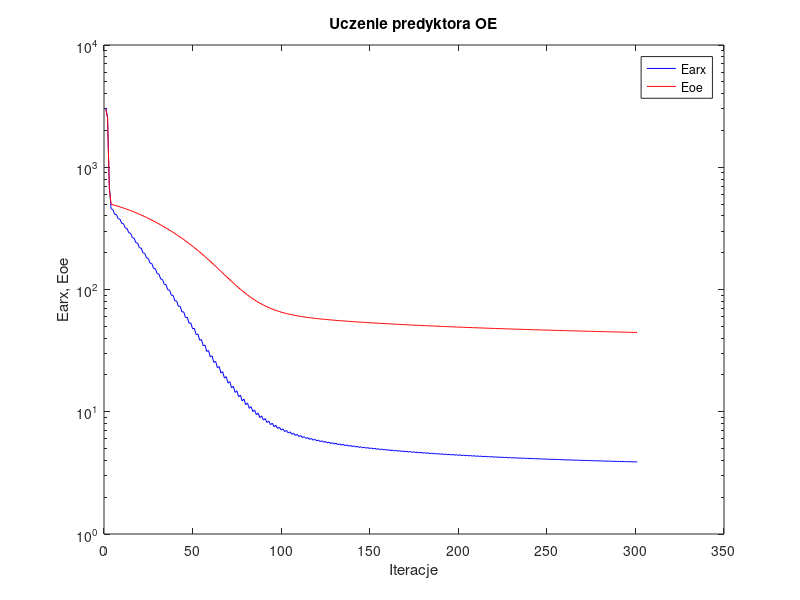
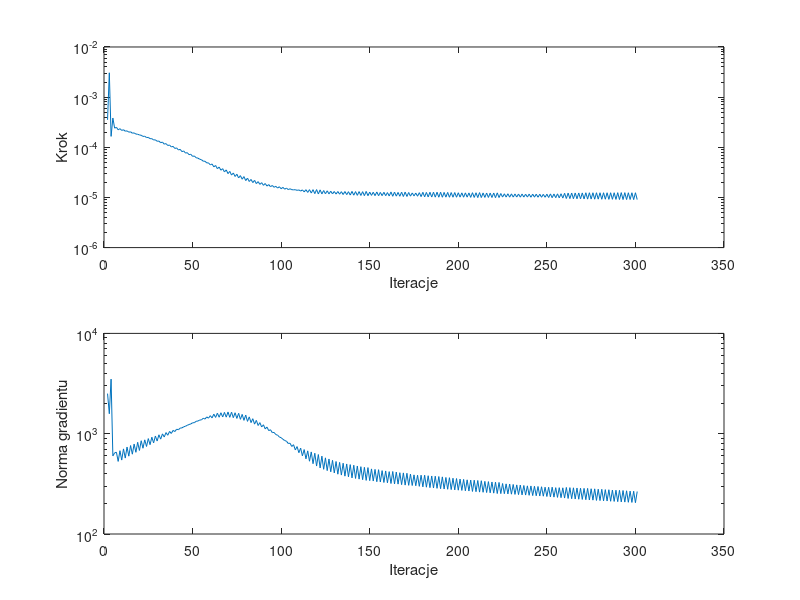

MATLAB code for these plots, in order:
%uczenie predyktora oe
clear all;
n=0; farx(n+1)=3.048261e+003; foe(n+1)=2.980532e+003; wspucz(n+1)=0.000000e+000; ng(n+1)=0.000000e+000;
n=1; farx(n+1)=2.568953e+003; foe(n+1)=2.533841e+003; krok(n+1)=3.529670e-004; ng(n+1)=2.510241e+003;
n=2; farx(n+1)=7.009735e+002; foe(n+1)=6.668930e+002; krok(n+1)=3.059399e-003; ng(n+1)=1.580984e+003;
n=3; farx(n+1)=4.568670e+002; foe(n+1)=4.996282e+002; krok(n+1)=1.650796e-004; ng(n+1)=3.499562e+003;
n=4; farx(n+1)=4.509613e+002; foe(n+1)=4.936871e+002; krok(n+1)=3.832041e-004; ng(n+1)=6.009166e+002;
n=5; farx(n+1)=4.121313e+002; foe(n+1)=4.881825e+002; krok(n+1)=2.410356e-004; ng(n+1)=6.439071e+002;
n=6; farx(n+1)=4.104229e+002; foe(n+1)=4.835841e+002; krok(n+1)=2.502991e-004; ng(n+1)=6.540512e+002;
n=7; farx(n+1)=3.791897e+002; foe(n+1)=4.787153e+002; krok(n+1)=2.232764e-004; ng(n+1)=5.294637e+002;
n=8; farx(n+1)=3.766984e+002; foe(n+1)=4.739164e+002; krok(n+1)=2.353374e-004; ng(n+1)=6.770603e+002;
n=9; farx(n+1)=3.477899e+002; foe(n+1)=4.688205e+002; krok(n+1)=2.169204e-004; ng(n+1)=5.457872e+002;
n=10; farx(n+1)=3.453029e+002; foe(n+1)=4.637881e+002; krok(n+1)=2.238651e-004; ng(n+1)=7.055676e+002;
n=11; farx(n+1)=3.183075e+002; foe(n+1)=4.584514e+002; krok(n+1)=2.093566e-004; ng(n+1)=5.713341e+002;
n=12; farx(n+1)=3.159439e+002; foe(n+1)=4.531919e+002; krok(n+1)=2.125074e-004; ng(n+1)=7.360942e+002;
n=13; farx(n+1)=2.909163e+002; foe(n+1)=4.476249e+002; krok(n+1)=2.002959e-004; ng(n+1)=5.972582e+002;
n=14; farx(n+1)=2.885675e+002; foe(n+1)=4.421448e+002; krok(n+1)=2.034749e-004; ng(n+1)=7.619790e+002;
n=15; farx(n+1)=2.653908e+002; foe(n+1)=4.363646e+002; krok(n+1)=1.910401e-004; ng(n+1)=6.248277e+002;
n=16; farx(n+1)=2.631334e+002; foe(n+1)=4.306863e+002; krok(n+1)=1.935432e-004; ng(n+1)=7.886180e+002;
n=17; farx(n+1)=2.416072e+002; foe(n+1)=4.247224e+002; krok(n+1)=1.837225e-004; ng(n+1)=6.524047e+002;
n=18; farx(n+1)=2.396158e+002; foe(n+1)=4.188803e+002; krok(n+1)=1.818449e-004; ng(n+1)=8.208125e+002;
n=19; farx(n+1)=2.196989e+002; foe(n+1)=4.127651e+002; krok(n+1)=1.764835e-004; ng(n+1)=6.805832e+002;
n=20; farx(n+1)=2.179606e+002; foe(n+1)=4.067870e+002; krok(n+1)=1.733806e-004; ng(n+1)=8.510963e+002;
n=21; farx(n+1)=1.997416e+002; foe(n+1)=4.005450e+002; krok(n+1)=1.648234e-004; ng(n+1)=7.161690e+002;
n=22; farx(n+1)=1.980205e+002; foe(n+1)=3.944479e+002; krok(n+1)=1.662532e-004; ng(n+1)=8.683300e+002;
n=23; farx(n+1)=1.812604e+002; foe(n+1)=3.881178e+002; krok(n+1)=1.563635e-004; ng(n+1)=7.459742e+002;
n=24; farx(n+1)=1.797419e+002; foe(n+1)=3.819418e+002; krok(n+1)=1.574580e-004; ng(n+1)=8.937013e+002;
n=25; farx(n+1)=1.642833e+002; foe(n+1)=3.755535e+002; krok(n+1)=1.486449e-004; ng(n+1)=7.773987e+002;
n=26; farx(n+1)=1.630291e+002; foe(n+1)=3.693302e+002; krok(n+1)=1.485328e-004; ng(n+1)=9.227840e+002;
n=27; farx(n+1)=1.488262e+002; foe(n+1)=3.629083e+002; krok(n+1)=1.401071e-004; ng(n+1)=8.095009e+002;
n=28; farx(n+1)=1.477627e+002; foe(n+1)=3.566547e+002; krok(n+1)=1.408798e-004; ng(n+1)=9.482295e+002;
n=29; farx(n+1)=1.346884e+002; foe(n+1)=3.502195e+002; krok(n+1)=1.319203e-004; ng(n+1)=8.452819e+002;
n=30; farx(n+1)=1.338352e+002; foe(n+1)=3.439563e+002; krok(n+1)=1.330707e-004; ng(n+1)=9.751860e+002;
n=31; farx(n+1)=1.218602e+002; foe(n+1)=3.375241e+002; krok(n+1)=1.231773e-004; ng(n+1)=8.829131e+002;
n=32; farx(n+1)=1.211380e+002; foe(n+1)=3.312561e+002; krok(n+1)=1.270135e-004; ng(n+1)=9.963718e+002;
n=33; farx(n+1)=1.100729e+002; foe(n+1)=3.248343e+002; krok(n+1)=1.154043e-004; ng(n+1)=9.264075e+002;
n=34; farx(n+1)=1.095628e+002; foe(n+1)=3.185854e+002; krok(n+1)=1.185248e-004; ng(n+1)=1.025931e+003;
n=35; farx(n+1)=9.937713e+001; foe(n+1)=3.121927e+002; krok(n+1)=1.085565e-004; ng(n+1)=9.650225e+002;
n=36; farx(n+1)=9.903501e+001; foe(n+1)=3.059662e+002; krok(n+1)=1.110172e-004; ng(n+1)=1.053412e+003;
n=37; farx(n+1)=8.966740e+001; foe(n+1)=2.996069e+002; krok(n+1)=1.015140e-004; ng(n+1)=1.005503e+003;
n=38; farx(n+1)=8.946494e+001; foe(n+1)=2.934060e+002; krok(n+1)=1.043938e-004; ng(n+1)=1.079422e+003;
n=39; farx(n+1)=8.081832e+001; foe(n+1)=2.870824e+002; krok(n+1)=9.476985e-005; ng(n+1)=1.050464e+003;
n=40; farx(n+1)=8.076575e+001; foe(n+1)=2.809178e+002; krok(n+1)=9.729960e-005; ng(n+1)=1.109020e+003;
n=41; farx(n+1)=7.280431e+001; foe(n+1)=2.746384e+002; krok(n+1)=8.835935e-005; ng(n+1)=1.095079e+003;
n=42; farx(n+1)=7.287379e+001; foe(n+1)=2.685132e+002; krok(n+1)=9.108681e-005; ng(n+1)=1.136980e+003;
n=43; farx(n+1)=6.554247e+001; foe(n+1)=2.622810e+002; krok(n+1)=8.190066e-005; ng(n+1)=1.143319e+003;
n=44; farx(n+1)=6.570535e+001; foe(n+1)=2.562018e+002; krok(n+1)=8.459568e-005; ng(n+1)=1.171708e+003;
n=45; farx(n+1)=5.894873e+001; foe(n+1)=2.500324e+002; krok(n+1)=7.657542e-005; ng(n+1)=1.187321e+003;
n=46; farx(n+1)=5.921915e+001; foe(n+1)=2.440154e+002; krok(n+1)=7.818173e-005; ng(n+1)=1.212322e+003;
n=47; farx(n+1)=5.300108e+001; foe(n+1)=2.379180e+002; krok(n+1)=7.131570e-005; ng(n+1)=1.234241e+003;
n=48; farx(n+1)=5.336006e+001; foe(n+1)=2.319737e+002; krok(n+1)=7.250882e-005; ng(n+1)=1.251778e+003;
n=49; farx(n+1)=4.764901e+001; foe(n+1)=2.259599e+002; krok(n+1)=6.596475e-005; ng(n+1)=1.284326e+003;
n=50; farx(n+1)=4.806334e+001; foe(n+1)=2.201011e+002; krok(n+1)=6.703667e-005; ng(n+1)=1.288128e+003;
n=51; farx(n+1)=4.277969e+001; foe(n+1)=2.141914e+002; krok(n+1)=6.197037e-005; ng(n+1)=1.328636e+003;
n=52; farx(n+1)=4.328941e+001; foe(n+1)=2.084496e+002; krok(n+1)=6.079792e-005; ng(n+1)=1.337678e+003;
n=53; farx(n+1)=3.845251e+001; foe(n+1)=2.026641e+002; krok(n+1)=5.788477e-005; ng(n+1)=1.366318e+003;
n=54; farx(n+1)=3.901665e+001; foe(n+1)=1.970501e+002; krok(n+1)=5.658127e-005; ng(n+1)=1.374596e+003;
n=55; farx(n+1)=3.460257e+001; foe(n+1)=1.914061e+002; krok(n+1)=5.285018e-005; ng(n+1)=1.424521e+003;
n=56; farx(n+1)=3.517004e+001; foe(n+1)=1.859368e+002; krok(n+1)=5.270595e-005; ng(n+1)=1.399538e+003;
n=57; farx(n+1)=3.113978e+001; foe(n+1)=1.804614e+002; krok(n+1)=4.886623e-005; ng(n+1)=1.469716e+003;
n=58; farx(n+1)=3.172701e+001; foe(n+1)=1.751665e+002; krok(n+1)=4.888219e-005; ng(n+1)=1.427735e+003;
n=59; farx(n+1)=2.808630e+001; foe(n+1)=1.698844e+002; krok(n+1)=4.461789e-005; ng(n+1)=1.512976e+003;
n=60; farx(n+1)=2.865877e+001; foe(n+1)=1.647765e+002; krok(n+1)=4.645269e-005; ng(n+1)=1.437314e+003;
n=61; farx(n+1)=2.533723e+001; foe(n+1)=1.597036e+002; krok(n+1)=4.073849e-005; ng(n+1)=1.566497e+003;
n=62; farx(n+1)=2.591129e+001; foe(n+1)=1.548179e+002; krok(n+1)=4.334515e-005; ng(n+1)=1.452944e+003;
n=63; farx(n+1)=2.290388e+001; foe(n+1)=1.499843e+002; krok(n+1)=3.743832e-005; ng(n+1)=1.601188e+003;
n=64; farx(n+1)=2.345830e+001; foe(n+1)=1.453396e+002; krok(n+1)=4.033419e-005; ng(n+1)=1.459218e+003;
n=65; farx(n+1)=2.073695e+001; foe(n+1)=1.407740e+002; krok(n+1)=3.488004e-005; ng(n+1)=1.617531e+003;
n=66; farx(n+1)=2.128652e+001; foe(n+1)=1.363988e+002; krok(n+1)=3.746225e-005; ng(n+1)=1.468404e+003;
n=67; farx(n+1)=1.884051e+001; foe(n+1)=1.321156e+002; krok(n+1)=3.223481e-005; ng(n+1)=1.630292e+003;
n=68; farx(n+1)=1.936913e+001; foe(n+1)=1.280157e+002; krok(n+1)=3.542617e-005; ng(n+1)=1.462467e+003;
n=69; farx(n+1)=1.715673e+001; foe(n+1)=1.240212e+002; krok(n+1)=2.983290e-005; ng(n+1)=1.645184e+003;
n=70; farx(n+1)=1.766870e+001; foe(n+1)=1.202172e+002; krok(n+1)=3.307838e-005; ng(n+1)=1.456274e+003;
n=71; farx(n+1)=1.567637e+001; foe(n+1)=1.165279e+002; krok(n+1)=2.790955e-005; ng(n+1)=1.639324e+003;
n=72; farx(n+1)=1.616818e+001; foe(n+1)=1.130279e+002; krok(n+1)=3.076170e-005; ng(n+1)=1.444476e+003;
n=73; farx(n+1)=1.438811e+001; foe(n+1)=1.096503e+002; krok(n+1)=2.617217e-005; ng(n+1)=1.617575e+003;
n=74; farx(n+1)=1.485432e+001; foe(n+1)=1.064499e+002; krok(n+1)=2.902993e-005; ng(n+1)=1.420114e+003;
n=75; farx(n+1)=1.325892e+001; foe(n+1)=1.033759e+002; krok(n+1)=2.450546e-005; ng(n+1)=1.596973e+003;
n=76; farx(n+1)=1.369722e+001; foe(n+1)=1.004734e+002; krok(n+1)=2.722830e-005; ng(n+1)=1.390953e+003;
n=77; farx(n+1)=1.227653e+001; foe(n+1)=9.770082e+001; krok(n+1)=2.310648e-005; ng(n+1)=1.558599e+003;
n=78; farx(n+1)=1.269278e+001; foe(n+1)=9.508605e+001; krok(n+1)=2.605170e-005; ng(n+1)=1.358525e+003;
n=79; farx(n+1)=1.141361e+001; foe(n+1)=9.259258e+001; krok(n+1)=2.167257e-005; ng(n+1)=1.533615e+003;
n=80; farx(n+1)=1.180156e+001; foe(n+1)=9.025742e+001; krok(n+1)=2.428432e-005; ng(n+1)=1.326993e+003;
n=81; farx(n+1)=1.066590e+001; foe(n+1)=8.804296e+001; krok(n+1)=2.077412e-005; ng(n+1)=1.471016e+003;
n=82; farx(n+1)=1.102720e+001; foe(n+1)=8.596914e+001; krok(n+1)=2.286087e-005; ng(n+1)=1.289854e+003;
n=83; farx(n+1)=1.002118e+001; foe(n+1)=8.401007e+001; krok(n+1)=1.977673e-005; ng(n+1)=1.411056e+003;
n=84; farx(n+1)=1.035487e+001; foe(n+1)=8.217523e+001; krok(n+1)=2.190777e-005; ng(n+1)=1.245537e+003;
n=85; farx(n+1)=9.454284e+000; foe(n+1)=8.044742e+001; krok(n+1)=1.886606e-005; ng(n+1)=1.357946e+003;
n=86; farx(n+1)=9.763882e+000; foe(n+1)=7.883545e+001; krok(n+1)=2.067984e-005; ng(n+1)=1.207414e+003;
n=87; farx(n+1)=8.961724e+000; foe(n+1)=7.732119e+001; krok(n+1)=1.821554e-005; ng(n+1)=1.289825e+003;
n=88; farx(n+1)=9.250355e+000; foe(n+1)=7.591009e+001; krok(n+1)=1.969916e-005; ng(n+1)=1.166482e+003;
n=89; farx(n+1)=8.536747e+000; foe(n+1)=7.458558e+001; krok(n+1)=1.744002e-005; ng(n+1)=1.227295e+003;
n=90; farx(n+1)=8.801123e+000; foe(n+1)=7.335209e+001; krok(n+1)=1.895309e-005; ng(n+1)=1.116129e+003;
n=91; farx(n+1)=8.161831e+000; foe(n+1)=7.219638e+001; krok(n+1)=1.684728e-005; ng(n+1)=1.164215e+003;
n=92; farx(n+1)=8.406025e+000; foe(n+1)=7.112204e+001; krok(n+1)=1.804864e-005; ng(n+1)=1.072664e+003;
n=93; farx(n+1)=7.835924e+000; foe(n+1)=7.011602e+001; krok(n+1)=1.635753e-005; ng(n+1)=1.095287e+003;
n=94; farx(n+1)=8.060016e+000; foe(n+1)=6.918043e+001; krok(n+1)=1.733605e-005; ng(n+1)=1.025009e+003;
n=95; farx(n+1)=7.549023e+000; foe(n+1)=6.830474e+001; krok(n+1)=1.592832e-005; ng(n+1)=1.029882e+003;
n=96; farx(n+1)=7.755839e+000; foe(n+1)=6.749025e+001; krok(n+1)=1.666809e-005; ng(n+1)=9.800122e+002;
n=97; farx(n+1)=7.300564e+000; foe(n+1)=6.672751e+001; krok(n+1)=1.539716e-005; ng(n+1)=9.669430e+002;
n=98; farx(n+1)=7.488783e+000; foe(n+1)=6.601665e+001; krok(n+1)=1.634484e-005; ng(n+1)=9.263216e+002;
n=99; farx(n+1)=7.078470e+000; foe(n+1)=6.535078e+001; krok(n+1)=1.490654e-005; ng(n+1)=9.121216e+002;
n=100; farx(n+1)=7.251089e+000; foe(n+1)=6.472983e+001; krok(n+1)=1.588017e-005; ng(n+1)=8.803363e+002;
n=101; farx(n+1)=6.879775e+000; foe(n+1)=6.414759e+001; krok(n+1)=1.460917e-005; ng(n+1)=8.549271e+002;
n=102; farx(n+1)=7.039603e+000; foe(n+1)=6.360403e+001; krok(n+1)=1.535224e-005; ng(n+1)=8.423262e+002;
n=103; farx(n+1)=6.703763e+000; foe(n+1)=6.309330e+001; krok(n+1)=1.433996e-005; ng(n+1)=7.990357e+002;
n=104; farx(n+1)=6.850920e+000; foe(n+1)=6.261541e+001; krok(n+1)=1.490654e-005; ng(n+1)=8.036884e+002;
n=105; farx(n+1)=6.542550e+000; foe(n+1)=6.216555e+001; krok(n+1)=1.430061e-005; ng(n+1)=7.458467e+002;
n=106; farx(n+1)=6.680548e+000; foe(n+1)=6.174375e+001; krok(n+1)=1.416371e-005; ng(n+1)=7.767999e+002;
n=107; farx(n+1)=6.400694e+000; foe(n+1)=6.134531e+001; krok(n+1)=1.428638e-005; ng(n+1)=6.892048e+002;
n=108; farx(n+1)=6.529576e+000; foe(n+1)=6.097063e+001; krok(n+1)=1.384395e-005; ng(n+1)=7.439077e+002;
n=109; farx(n+1)=6.271483e+000; foe(n+1)=6.061575e+001; krok(n+1)=1.414532e-005; ng(n+1)=6.464583e+002;
n=110; farx(n+1)=6.392136e+000; foe(n+1)=6.028085e+001; krok(n+1)=1.338683e-005; ng(n+1)=7.182739e+002;
n=111; farx(n+1)=6.154270e+000; foe(n+1)=5.996257e+001; krok(n+1)=1.414532e-005; ng(n+1)=6.017683e+002;
n=112; farx(n+1)=6.266811e+000; foe(n+1)=5.966125e+001; krok(n+1)=1.290553e-005; ng(n+1)=6.948305e+002;
n=113; farx(n+1)=6.046761e+000; foe(n+1)=5.937339e+001; krok(n+1)=1.428638e-005; ng(n+1)=5.617040e+002;
n=114; farx(n+1)=6.154010e+000; foe(n+1)=5.910027e+001; krok(n+1)=1.259797e-005; ng(n+1)=6.744808e+002;
n=115; farx(n+1)=5.947509e+000; foe(n+1)=5.883887e+001; krok(n+1)=1.430061e-005; ng(n+1)=5.316949e+002;
n=116; farx(n+1)=6.050223e+000; foe(n+1)=5.858924e+001; krok(n+1)=1.222055e-005; ng(n+1)=6.581229e+002;
n=117; farx(n+1)=5.857428e+000; foe(n+1)=5.834990e+001; krok(n+1)=1.430061e-005; ng(n+1)=5.022787e+002;
n=118; farx(n+1)=5.954518e+000; foe(n+1)=5.812059e+001; krok(n+1)=1.191521e-005; ng(n+1)=6.386921e+002;
n=119; farx(n+1)=5.774357e+000; foe(n+1)=5.789965e+001; krok(n+1)=1.433996e-005; ng(n+1)=4.759020e+002;
n=120; farx(n+1)=5.866741e+000; foe(n+1)=5.768773e+001; krok(n+1)=1.171829e-005; ng(n+1)=6.197954e+002;
n=121; farx(n+1)=5.698711e+000; foe(n+1)=5.748290e+001; krok(n+1)=1.416371e-005; ng(n+1)=4.557570e+002;
n=122; farx(n+1)=5.786707e+000; foe(n+1)=5.728640e+001; krok(n+1)=1.176389e-005; ng(n+1)=5.974654e+002;
n=123; farx(n+1)=5.629189e+000; foe(n+1)=5.709623e+001; krok(n+1)=1.373458e-005; ng(n+1)=4.417263e+002;
n=124; farx(n+1)=5.712261e+000; foe(n+1)=5.691307e+001; krok(n+1)=1.182351e-005; ng(n+1)=5.744986e+002;
n=125; farx(n+1)=5.562623e+000; foe(n+1)=5.673505e+001; krok(n+1)=1.355752e-005; ng(n+1)=4.285349e+002;
n=126; farx(n+1)=5.642868e+000; foe(n+1)=5.656277e+001; krok(n+1)=1.176389e-005; ng(n+1)=5.595583e+002;
n=127; farx(n+1)=5.501130e+000; foe(n+1)=5.639517e+001; krok(n+1)=1.331699e-005; ng(n+1)=4.169959e+002;
n=128; farx(n+1)=5.577942e+000; foe(n+1)=5.623254e+001; krok(n+1)=1.176389e-005; ng(n+1)=5.426914e+002;
n=129; farx(n+1)=5.443049e+000; foe(n+1)=5.607387e+001; krok(n+1)=1.313918e-005; ng(n+1)=4.061418e+002;
n=130; farx(n+1)=5.516627e+000; foe(n+1)=5.591952e+001; krok(n+1)=1.168144e-005; ng(n+1)=5.283157e+002;
n=131; farx(n+1)=5.387620e+000; foe(n+1)=5.576844e+001; krok(n+1)=1.312268e-005; ng(n+1)=3.947941e+002;
n=132; farx(n+1)=5.459306e+000; foe(n+1)=5.562118e+001; krok(n+1)=1.161317e-005; ng(n+1)=5.176699e+002;
n=133; farx(n+1)=5.335308e+000; foe(n+1)=5.547694e+001; krok(n+1)=1.302585e-005; ng(n+1)=3.869357e+002;
n=134; farx(n+1)=5.404415e+000; foe(n+1)=5.533594e+001; krok(n+1)=1.143043e-005; ng(n+1)=5.076799e+002;
n=135; farx(n+1)=5.285463e+000; foe(n+1)=5.519736e+001; krok(n+1)=1.312268e-005; ng(n+1)=3.774585e+002;
n=136; farx(n+1)=5.353343e+000; foe(n+1)=5.506184e+001; krok(n+1)=1.138585e-005; ng(n+1)=4.994088e+002;
n=137; farx(n+1)=5.238176e+000; foe(n+1)=5.492879e+001; krok(n+1)=1.302585e-005; ng(n+1)=3.714432e+002;
n=138; farx(n+1)=5.303726e+000; foe(n+1)=5.479816e+001; krok(n+1)=1.115447e-005; ng(n+1)=4.917874e+002;
n=139; farx(n+1)=5.193045e+000; foe(n+1)=5.466938e+001; krok(n+1)=1.319809e-005; ng(n+1)=3.624313e+002;
n=140; farx(n+1)=5.257467e+000; foe(n+1)=5.454314e+001; krok(n+1)=1.109569e-005; ng(n+1)=4.849013e+002;
n=141; farx(n+1)=5.150493e+000; foe(n+1)=5.441884e+001; krok(n+1)=1.308479e-005; ng(n+1)=3.580394e+002;
n=142; farx(n+1)=5.213003e+000; foe(n+1)=5.429673e+001; krok(n+1)=1.101046e-005; ng(n+1)=4.765579e+002;
n=143; farx(n+1)=5.109763e+000; foe(n+1)=5.417623e+001; krok(n+1)=1.308609e-005; ng(n+1)=3.524536e+002;
n=144; farx(n+1)=5.170724e+000; foe(n+1)=5.405788e+001; krok(n+1)=1.095389e-005; ng(n+1)=4.690579e+002;
n=145; farx(n+1)=5.070781e+000; foe(n+1)=5.394097e+001; krok(n+1)=1.304908e-005; ng(n+1)=3.477843e+002;
n=146; farx(n+1)=5.130044e+000; foe(n+1)=5.382607e+001; krok(n+1)=1.085468e-005; ng(n+1)=4.621155e+002;
n=147; farx(n+1)=5.032626e+000; foe(n+1)=5.371228e+001; krok(n+1)=1.318762e-005; ng(n+1)=3.424754e+002;
n=148; farx(n+1)=5.091863e+000; foe(n+1)=5.360027e+001; krok(n+1)=1.083629e-005; ng(n+1)=4.592379e+002;
n=149; farx(n+1)=4.998336e+000; foe(n+1)=5.349001e+001; krok(n+1)=1.277945e-005; ng(n+1)=3.404341e+002;
n=150; farx(n+1)=5.055063e+000; foe(n+1)=5.338155e+001; krok(n+1)=1.099167e-005; ng(n+1)=4.456804e+002;
n=151; farx(n+1)=4.963838e+000; foe(n+1)=5.327430e+001; krok(n+1)=1.270754e-005; ng(n+1)=3.373449e+002;
n=152; farx(n+1)=5.019079e+000; foe(n+1)=5.316857e+001; krok(n+1)=1.085468e-005; ng(n+1)=4.406382e+002;
n=153; farx(n+1)=4.930235e+000; foe(n+1)=5.306375e+001; krok(n+1)=1.285784e-005; ng(n+1)=3.321600e+002;
n=154; farx(n+1)=4.985215e+000; foe(n+1)=5.296044e+001; krok(n+1)=1.083629e-005; ng(n+1)=4.376872e+002;
n=155; farx(n+1)=4.899178e+000; foe(n+1)=5.285843e+001; krok(n+1)=1.259797e-005; ng(n+1)=3.300786e+002;
n=156; farx(n+1)=4.952117e+000; foe(n+1)=5.275786e+001; krok(n+1)=1.085468e-005; ng(n+1)=4.284658e+002;
n=157; farx(n+1)=4.868128e+000; foe(n+1)=5.265816e+001; krok(n+1)=1.266631e-005; ng(n+1)=3.263149e+002;
n=158; farx(n+1)=4.920634e+000; foe(n+1)=5.255979e+001; krok(n+1)=1.083629e-005; ng(n+1)=4.252984e+002;
n=159; farx(n+1)=4.838888e+000; foe(n+1)=5.246255e+001; krok(n+1)=1.249822e-005; ng(n+1)=3.241292e+002;
n=160; farx(n+1)=4.889268e+000; foe(n+1)=5.236654e+001; krok(n+1)=1.069939e-005; ng(n+1)=4.185740e+002;
n=161; farx(n+1)=4.809100e+000; foe(n+1)=5.227099e+001; krok(n+1)=1.285784e-005; ng(n+1)=3.187624e+002;
n=162; farx(n+1)=4.859605e+000; foe(n+1)=5.217666e+001; krok(n+1)=1.054828e-005; ng(n+1)=4.199393e+002;
n=163; farx(n+1)=4.781522e+000; foe(n+1)=5.208324e+001; krok(n+1)=1.278344e-005; ng(n+1)=3.160212e+002;
n=164; farx(n+1)=4.831250e+000; foe(n+1)=5.199102e+001; krok(n+1)=1.061240e-005; ng(n+1)=4.145321e+002;
n=165; farx(n+1)=4.755045e+000; foe(n+1)=5.189986e+001; krok(n+1)=1.259177e-005; ng(n+1)=3.143699e+002;
n=166; farx(n+1)=4.803156e+000; foe(n+1)=5.180972e+001; krok(n+1)=1.055114e-005; ng(n+1)=4.084204e+002;
n=167; farx(n+1)=4.728633e+000; foe(n+1)=5.172022e+001; krok(n+1)=1.274425e-005; ng(n+1)=3.104597e+002;
n=168; farx(n+1)=4.776087e+000; foe(n+1)=5.163178e+001; krok(n+1)=1.044207e-005; ng(n+1)=4.066268e+002;
n=169; farx(n+1)=4.703299e+000; foe(n+1)=5.154402e+001; krok(n+1)=1.278344e-005; ng(n+1)=3.073081e+002;
n=170; farx(n+1)=4.750247e+000; foe(n+1)=5.145732e+001; krok(n+1)=1.046074e-005; ng(n+1)=4.032611e+002;
n=171; farx(n+1)=4.679519e+000; foe(n+1)=5.137155e+001; krok(n+1)=1.254943e-005; ng(n+1)=3.056235e+002;
n=172; farx(n+1)=4.725403e+000; foe(n+1)=5.128686e+001; krok(n+1)=1.061240e-005; ng(n+1)=3.956093e+002;
n=173; farx(n+1)=4.656424e+000; foe(n+1)=5.120306e+001; krok(n+1)=1.229246e-005; ng(n+1)=3.044969e+002;
n=174; farx(n+1)=4.701152e+000; foe(n+1)=5.112023e+001; krok(n+1)=1.071362e-005; ng(n+1)=3.886263e+002;
n=175; farx(n+1)=4.633401e+000; foe(n+1)=5.103817e+001; krok(n+1)=1.222055e-005; ng(n+1)=3.027321e+002;
n=176; farx(n+1)=4.676953e+000; foe(n+1)=5.095692e+001; krok(n+1)=1.057446e-005; ng(n+1)=3.855046e+002;
n=177; farx(n+1)=4.610481e+000; foe(n+1)=5.087620e+001; krok(n+1)=1.245057e-005; ng(n+1)=2.987557e+002;
n=178; farx(n+1)=4.653477e+000; foe(n+1)=5.079627e+001; krok(n+1)=1.039083e-005; ng(n+1)=3.855191e+002;
n=179; farx(n+1)=4.588133e+000; foe(n+1)=5.071686e+001; krok(n+1)=1.265721e-005; ng(n+1)=2.952193e+002;
n=180; farx(n+1)=4.630930e+000; foe(n+1)=5.063818e+001; krok(n+1)=1.029142e-005; ng(n+1)=3.856253e+002;
n=181; farx(n+1)=4.567131e+000; foe(n+1)=5.056027e+001; krok(n+1)=1.259177e-005; ng(n+1)=2.929440e+002;
n=182; farx(n+1)=4.608760e+000; foe(n+1)=5.048314e+001; krok(n+1)=1.023989e-005; ng(n+1)=3.810972e+002;
n=183; farx(n+1)=4.546327e+000; foe(n+1)=5.040649e+001; krok(n+1)=1.268925e-005; ng(n+1)=2.898374e+002;
n=184; farx(n+1)=4.587335e+000; foe(n+1)=5.033070e+001; krok(n+1)=1.018440e-005; ng(n+1)=3.788359e+002;
n=185; farx(n+1)=4.526030e+000; foe(n+1)=5.025541e+001; krok(n+1)=1.272730e-005; ng(n+1)=2.874425e+002;
n=186; farx(n+1)=4.566508e+000; foe(n+1)=5.018091e+001; krok(n+1)=1.013760e-005; ng(n+1)=3.768366e+002;
n=187; farx(n+1)=4.506388e+000; foe(n+1)=5.010699e+001; krok(n+1)=1.271718e-005; ng(n+1)=2.852684e+002;
n=188; farx(n+1)=4.546186e+000; foe(n+1)=5.003379e+001; krok(n+1)=1.010255e-005; ng(n+1)=3.740160e+002;
n=189; farx(n+1)=4.487257e+000; foe(n+1)=4.996118e+001; krok(n+1)=1.271718e-005; ng(n+1)=2.830144e+002;
n=190; farx(n+1)=4.526476e+000; foe(n+1)=4.988926e+001; krok(n+1)=1.009346e-005; ng(n+1)=3.711671e+002;
n=191; farx(n+1)=4.468976e+000; foe(n+1)=4.981799e+001; krok(n+1)=1.259797e-005; ng(n+1)=2.811470e+002;
n=192; farx(n+1)=4.507292e+000; foe(n+1)=4.974750e+001; krok(n+1)=1.013760e-005; ng(n+1)=3.660174e+002;
n=193; farx(n+1)=4.450695e+000; foe(n+1)=4.967753e+001; krok(n+1)=1.259177e-005; ng(n+1)=2.793133e+002;
n=194; farx(n+1)=4.488518e+000; foe(n+1)=4.960818e+001; krok(n+1)=1.009346e-005; ng(n+1)=3.641485e+002;
n=195; farx(n+1)=4.433245e+000; foe(n+1)=4.953942e+001; krok(n+1)=1.251850e-005; ng(n+1)=2.772734e+002;
n=196; farx(n+1)=4.470199e+000; foe(n+1)=4.947138e+001; krok(n+1)=1.010485e-005; ng(n+1)=3.596964e+002;
n=197; farx(n+1)=4.415959e+000; foe(n+1)=4.940377e+001; krok(n+1)=1.251850e-005; ng(n+1)=2.751954e+002;
n=198; farx(n+1)=4.452427e+000; foe(n+1)=4.933686e+001; krok(n+1)=1.010255e-005; ng(n+1)=3.571486e+002;
n=199; farx(n+1)=4.399367e+000; foe(n+1)=4.927047e+001; krok(n+1)=1.240823e-005; ng(n+1)=2.735521e+002;
n=200; farx(n+1)=4.435128e+000; foe(n+1)=4.920479e+001; krok(n+1)=1.015216e-005; ng(n+1)=3.527621e+002;
n=201; farx(n+1)=4.382935e+000; foe(n+1)=4.913960e+001; krok(n+1)=1.235197e-005; ng(n+1)=2.720340e+002;
n=202; farx(n+1)=4.418045e+000; foe(n+1)=4.907500e+001; krok(n+1)=1.010485e-005; ng(n+1)=3.502152e+002;
n=203; farx(n+1)=4.367015e+000; foe(n+1)=4.901081e+001; krok(n+1)=1.234279e-005; ng(n+1)=2.697756e+002;
n=204; farx(n+1)=4.401560e+000; foe(n+1)=4.894732e+001; krok(n+1)=1.013760e-005; ng(n+1)=3.467296e+002;
n=205; farx(n+1)=4.351243e+000; foe(n+1)=4.888426e+001; krok(n+1)=1.231075e-005; ng(n+1)=2.683223e+002;
n=206; farx(n+1)=4.385127e+000; foe(n+1)=4.882174e+001; krok(n+1)=1.003721e-005; ng(n+1)=3.449650e+002;
n=207; farx(n+1)=4.335703e+000; foe(n+1)=4.875953e+001; krok(n+1)=1.244425e-005; ng(n+1)=2.656203e+002;
n=208; farx(n+1)=4.369337e+000; foe(n+1)=4.869791e+001; krok(n+1)=1.000667e-005; ng(n+1)=3.439450e+002;
n=209; farx(n+1)=4.320682e+000; foe(n+1)=4.863677e+001; krok(n+1)=1.240203e-005; ng(n+1)=2.641277e+002;
n=210; farx(n+1)=4.353663e+000; foe(n+1)=4.857610e+001; krok(n+1)=9.936047e-006; ng(n+1)=3.417067e+002;
n=211; farx(n+1)=4.305924e+000; foe(n+1)=4.851579e+001; krok(n+1)=1.248325e-005; ng(n+1)=2.616992e+002;
n=212; farx(n+1)=4.338646e+000; foe(n+1)=4.845603e+001; krok(n+1)=9.952471e-006; ng(n+1)=3.398871e+002;
n=213; farx(n+1)=4.291951e+000; foe(n+1)=4.839681e+001; krok(n+1)=1.229246e-005; ng(n+1)=2.606043e+002;
n=214; farx(n+1)=4.323886e+000; foe(n+1)=4.833817e+001; krok(n+1)=1.001618e-005; ng(n+1)=3.347890e+002;
n=215; farx(n+1)=4.277897e+000; foe(n+1)=4.827990e+001; krok(n+1)=1.226836e-005; ng(n+1)=2.590813e+002;
n=216; farx(n+1)=4.309432e+000; foe(n+1)=4.822213e+001; krok(n+1)=9.999543e-006; ng(n+1)=3.328239e+002;
n=217; farx(n+1)=4.264275e+000; foe(n+1)=4.816479e+001; krok(n+1)=1.221656e-005; ng(n+1)=2.575040e+002;
n=218; farx(n+1)=4.295194e+000; foe(n+1)=4.810793e+001; krok(n+1)=9.975945e-006; ng(n+1)=3.299093e+002;
n=219; farx(n+1)=4.250746e+000; foe(n+1)=4.805141e+001; krok(n+1)=1.226836e-005; ng(n+1)=2.555328e+002;
n=220; farx(n+1)=4.281159e+000; foe(n+1)=4.799535e+001; krok(n+1)=9.888364e-006; ng(n+1)=3.285324e+002;
n=221; farx(n+1)=4.237549e+000; foe(n+1)=4.793954e+001; krok(n+1)=1.234279e-005; ng(n+1)=2.532315e+002;
n=222; farx(n+1)=4.267845e+000; foe(n+1)=4.788429e+001; krok(n+1)=9.952471e-006; ng(n+1)=3.266504e+002;
n=223; farx(n+1)=4.225439e+000; foe(n+1)=4.782955e+001; krok(n+1)=1.197415e-005; ng(n+1)=2.527667e+002;
n=224; farx(n+1)=4.254855e+000; foe(n+1)=4.777545e+001; krok(n+1)=1.017255e-005; ng(n+1)=3.186434e+002;
n=225; farx(n+1)=4.212963e+000; foe(n+1)=4.772168e+001; krok(n+1)=1.182351e-005; ng(n+1)=2.523979e+002;
n=226; farx(n+1)=4.241901e+000; foe(n+1)=4.766838e+001; krok(n+1)=1.017076e-005; ng(n+1)=3.160194e+002;
n=227; farx(n+1)=4.200558e+000; foe(n+1)=4.761539e+001; krok(n+1)=1.184623e-005; ng(n+1)=2.509270e+002;
n=228; farx(n+1)=4.229214e+000; foe(n+1)=4.756281e+001; krok(n+1)=1.013046e-005; ng(n+1)=3.149302e+002;
n=229; farx(n+1)=4.188657e+000; foe(n+1)=4.751059e+001; krok(n+1)=1.178746e-005; ng(n+1)=2.495097e+002;
n=230; farx(n+1)=4.216819e+000; foe(n+1)=4.745881e+001; krok(n+1)=1.015759e-005; ng(n+1)=3.117714e+002;
n=231; farx(n+1)=4.176995e+000; foe(n+1)=4.740735e+001; krok(n+1)=1.171829e-005; ng(n+1)=2.482421e+002;
n=232; farx(n+1)=4.204682e+000; foe(n+1)=4.735635e+001; krok(n+1)=1.018462e-005; ng(n+1)=3.087076e+002;
n=233; farx(n+1)=4.165362e+000; foe(n+1)=4.730564e+001; krok(n+1)=1.171380e-005; ng(n+1)=2.470387e+002;
n=234; farx(n+1)=4.192716e+000; foe(n+1)=4.725531e+001; krok(n+1)=1.013760e-005; ng(n+1)=3.074215e+002;
n=235; farx(n+1)=4.154146e+000; foe(n+1)=4.720529e+001; krok(n+1)=1.168144e-005; ng(n+1)=2.455087e+002;
n=236; farx(n+1)=4.181087e+000; foe(n+1)=4.715570e+001; krok(n+1)=1.017255e-005; ng(n+1)=3.045379e+002;
n=237; farx(n+1)=4.143116e+000; foe(n+1)=4.710641e+001; krok(n+1)=1.161523e-005; ng(n+1)=2.445123e+002;
n=238; farx(n+1)=4.169618e+000; foe(n+1)=4.705752e+001; krok(n+1)=1.017076e-005; ng(n+1)=3.020330e+002;
n=239; farx(n+1)=4.132087e+000; foe(n+1)=4.700890e+001; krok(n+1)=1.165470e-005; ng(n+1)=2.431365e+002;
n=240; farx(n+1)=4.158328e+000; foe(n+1)=4.696062e+001; krok(n+1)=1.010255e-005; ng(n+1)=3.013950e+002;
n=241; farx(n+1)=4.121468e+000; foe(n+1)=4.691263e+001; krok(n+1)=1.164400e-005; ng(n+1)=2.415846e+002;
n=242; farx(n+1)=4.147375e+000; foe(n+1)=4.686502e+001; krok(n+1)=1.013046e-005; ng(n+1)=2.989872e+002;
n=243; farx(n+1)=4.110943e+000; foe(n+1)=4.681771e+001; krok(n+1)=1.161317e-005; ng(n+1)=2.406795e+002;
n=244; farx(n+1)=4.136536e+000; foe(n+1)=4.677071e+001; krok(n+1)=1.009346e-005; ng(n+1)=2.976043e+002;
n=245; farx(n+1)=4.100665e+000; foe(n+1)=4.672402e+001; krok(n+1)=1.161317e-005; ng(n+1)=2.392729e+002;
n=246; farx(n+1)=4.125963e+000; foe(n+1)=4.667764e+001; krok(n+1)=1.009346e-005; ng(n+1)=2.957986e+002;
n=247; farx(n+1)=4.090712e+000; foe(n+1)=4.663158e+001; krok(n+1)=1.153689e-005; ng(n+1)=2.382195e+002;
n=248; farx(n+1)=4.115481e+000; foe(n+1)=4.658585e+001; krok(n+1)=1.008355e-005; ng(n+1)=2.928520e+002;
n=249; farx(n+1)=4.080671e+000; foe(n+1)=4.654036e+001; krok(n+1)=1.161317e-005; ng(n+1)=2.365587e+002;
n=250; farx(n+1)=4.105116e+000; foe(n+1)=4.649516e+001; krok(n+1)=9.975945e-006; ng(n+1)=2.923672e+002;
n=251; farx(n+1)=4.070699e+000; foe(n+1)=4.645017e+001; krok(n+1)=1.176389e-005; ng(n+1)=2.345496e+002;
n=252; farx(n+1)=4.095027e+000; foe(n+1)=4.640545e+001; krok(n+1)=9.884595e-006; ng(n+1)=2.928244e+002;
n=253; farx(n+1)=4.061288e+000; foe(n+1)=4.636101e+001; krok(n+1)=1.171829e-005; ng(n+1)=2.331684e+002;
n=254; farx(n+1)=4.085111e+000; foe(n+1)=4.631693e+001; krok(n+1)=9.888364e-006; ng(n+1)=2.897298e+002;
n=255; farx(n+1)=4.051722e+000; foe(n+1)=4.627302e+001; krok(n+1)=1.180191e-005; ng(n+1)=2.317093e+002;
n=256; farx(n+1)=4.075367e+000; foe(n+1)=4.622940e+001; krok(n+1)=9.808732e-006; ng(n+1)=2.896662e+002;
n=257; farx(n+1)=4.042421e+000; foe(n+1)=4.618601e+001; krok(n+1)=1.184623e-005; ng(n+1)=2.302837e+002;
n=258; farx(n+1)=4.065691e+000; foe(n+1)=4.614290e+001; krok(n+1)=9.716744e-006; ng(n+1)=2.886609e+002;
n=259; farx(n+1)=4.032898e+000; foe(n+1)=4.609993e+001; krok(n+1)=1.209447e-005; ng(n+1)=2.282787e+002;
n=260; farx(n+1)=4.056116e+000; foe(n+1)=4.605712e+001; krok(n+1)=9.520842e-006; ng(n+1)=2.911459e+002;
n=261; farx(n+1)=4.023897e+000; foe(n+1)=4.601451e+001; krok(n+1)=1.221656e-005; ng(n+1)=2.260861e+002;
n=262; farx(n+1)=4.046828e+000; foe(n+1)=4.597219e+001; krok(n+1)=9.479621e-006; ng(n+1)=2.899099e+002;
n=263; farx(n+1)=4.015045e+000; foe(n+1)=4.593007e+001; krok(n+1)=1.225273e-005; ng(n+1)=2.247384e+002;
n=264; farx(n+1)=4.037690e+000; foe(n+1)=4.588823e+001; krok(n+1)=9.434846e-006; ng(n+1)=2.887168e+002;
n=265; farx(n+1)=4.006369e+000; foe(n+1)=4.584656e+001; krok(n+1)=1.228282e-005; ng(n+1)=2.233559e+002;
n=266; farx(n+1)=4.028739e+000; foe(n+1)=4.580522e+001; krok(n+1)=9.410994e-006; ng(n+1)=2.872597e+002;
n=267; farx(n+1)=3.997836e+000; foe(n+1)=4.576404e+001; krok(n+1)=1.229246e-005; ng(n+1)=2.221921e+002;
n=268; farx(n+1)=4.019958e+000; foe(n+1)=4.572317e+001; krok(n+1)=9.392863e-006; ng(n+1)=2.858722e+002;
n=269; farx(n+1)=3.989401e+000; foe(n+1)=4.568248e+001; krok(n+1)=1.231075e-005; ng(n+1)=2.211435e+002;
n=270; farx(n+1)=4.011273e+000; foe(n+1)=4.564204e+001; krok(n+1)=9.342023e-006; ng(n+1)=2.849694e+002;
n=271; farx(n+1)=3.981016e+000; foe(n+1)=4.560178e+001; krok(n+1)=1.240203e-005; ng(n+1)=2.197880e+002;
n=272; farx(n+1)=4.002702e+000; foe(n+1)=4.556171e+001; krok(n+1)=9.263865e-006; ng(n+1)=2.849070e+002;
n=273; farx(n+1)=3.972984e+000; foe(n+1)=4.552184e+001; krok(n+1)=1.240823e-005; ng(n+1)=2.183324e+002;
n=274; farx(n+1)=3.994392e+000; foe(n+1)=4.548229e+001; krok(n+1)=9.290308e-006; ng(n+1)=2.825914e+002;
n=275; farx(n+1)=3.964931e+000; foe(n+1)=4.544294e+001; krok(n+1)=1.240203e-005; ng(n+1)=2.176187e+002;
n=276; farx(n+1)=3.986103e+000; foe(n+1)=4.540378e+001; krok(n+1)=9.225986e-006; ng(n+1)=2.819724e+002;
n=277; farx(n+1)=3.957170e+000; foe(n+1)=4.536480e+001; krok(n+1)=1.240823e-005; ng(n+1)=2.161709e+002;
n=278; farx(n+1)=3.978063e+000; foe(n+1)=4.532614e+001; krok(n+1)=9.251809e-006; ng(n+1)=2.796409e+002;
n=279; farx(n+1)=3.949388e+000; foe(n+1)=4.528766e+001; krok(n+1)=1.240203e-005; ng(n+1)=2.154441e+002;
n=280; farx(n+1)=3.970060e+000; foe(n+1)=4.524937e+001; krok(n+1)=9.195979e-006; ng(n+1)=2.789629e+002;
n=281; farx(n+1)=3.941857e+000; foe(n+1)=4.521126e+001; krok(n+1)=1.240823e-005; ng(n+1)=2.141098e+002;
n=282; farx(n+1)=3.962280e+000; foe(n+1)=4.517344e+001; krok(n+1)=9.215371e-006; ng(n+1)=2.769028e+002;
n=283; farx(n+1)=3.934328e+000; foe(n+1)=4.513581e+001; krok(n+1)=1.240203e-005; ng(n+1)=2.133885e+002;
n=284; farx(n+1)=3.954530e+000; foe(n+1)=4.509835e+001; krok(n+1)=9.158722e-006; ng(n+1)=2.762171e+002;
n=285; farx(n+1)=3.927047e+000; foe(n+1)=4.506106e+001; krok(n+1)=1.240823e-005; ng(n+1)=2.120463e+002;
n=286; farx(n+1)=3.946992e+000; foe(n+1)=4.502406e+001; krok(n+1)=9.177209e-006; ng(n+1)=2.741011e+002;
n=287; farx(n+1)=3.919767e+000; foe(n+1)=4.498722e+001; krok(n+1)=1.240203e-005; ng(n+1)=2.112938e+002;
n=288; farx(n+1)=3.939518e+000; foe(n+1)=4.495058e+001; krok(n+1)=9.137433e-006; ng(n+1)=2.733072e+002;
n=289; farx(n+1)=3.912582e+000; foe(n+1)=4.491410e+001; krok(n+1)=1.245057e-005; ng(n+1)=2.101679e+002;
n=290; farx(n+1)=3.932142e+000; foe(n+1)=4.487780e+001; krok(n+1)=9.089066e-006; ng(n+1)=2.726752e+002;
n=291; farx(n+1)=3.905558e+000; foe(n+1)=4.484167e+001; krok(n+1)=1.248150e-005; ng(n+1)=2.089750e+002;
n=292; farx(n+1)=3.924913e+000; foe(n+1)=4.480573e+001; krok(n+1)=9.071830e-006; ng(n+1)=2.714458e+002;
n=293; farx(n+1)=3.898698e+000; foe(n+1)=4.476998e+001; krok(n+1)=1.245571e-005; ng(n+1)=2.080261e+002;
n=294; farx(n+1)=3.917807e+000; foe(n+1)=4.473446e+001; krok(n+1)=9.071830e-006; ng(n+1)=2.696489e+002;
n=295; farx(n+1)=3.891979e+000; foe(n+1)=4.469909e+001; krok(n+1)=1.240823e-005; ng(n+1)=2.071278e+002;
n=296; farx(n+1)=3.910857e+000; foe(n+1)=4.466399e+001; krok(n+1)=9.098641e-006; ng(n+1)=2.675167e+002;
n=297; farx(n+1)=3.885229e+000; foe(n+1)=4.462905e+001; krok(n+1)=1.240203e-005; ng(n+1)=2.064964e+002;
n=298; farx(n+1)=3.903918e+000; foe(n+1)=4.459426e+001; krok(n+1)=9.041389e-006; ng(n+1)=2.670020e+002;
n=299; farx(n+1)=3.878707e+000; foe(n+1)=4.455961e+001; krok(n+1)=1.240823e-005; ng(n+1)=2.052327e+002;
n=300; farx(n+1)=3.897191e+000; foe(n+1)=4.452522e+001; krok(n+1)=9.071830e-006; ng(n+1)=2.652153e+002;

figure; semilogy(farx,'b'); hold on; semilogy(foe,'r'); xlabel('Iteracje'); ylabel('Earx, Eoe'); legend('Earx','Eoe'); title('Uczenie predyktora OE');
figure; subplot(2,1,1); semilogy(krok); xlabel('Iteracje'); ylabel('Krok');
subplot(2,1,2); semilogy(ng); xlabel('Iteracje'); ylabel('Norma gradientu');
Earx=farx(n+1)
Eoe=foe(n+1)
